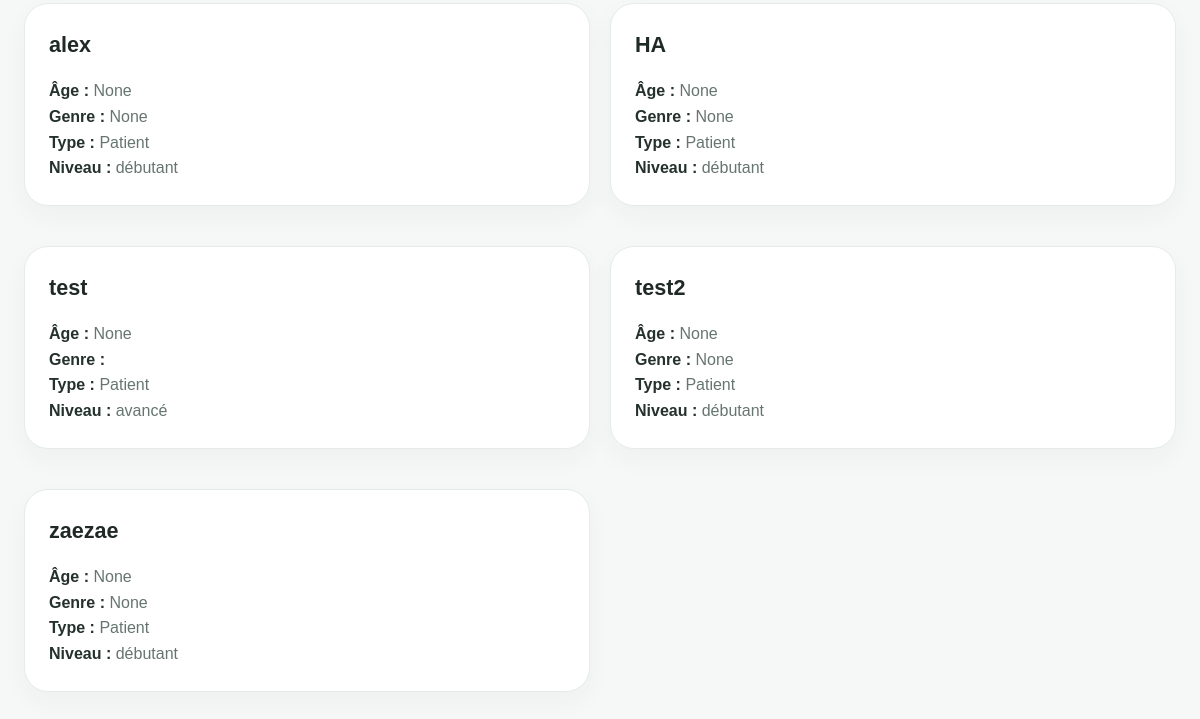
Page /members/ (signed in, lower part) on the earlier database version.
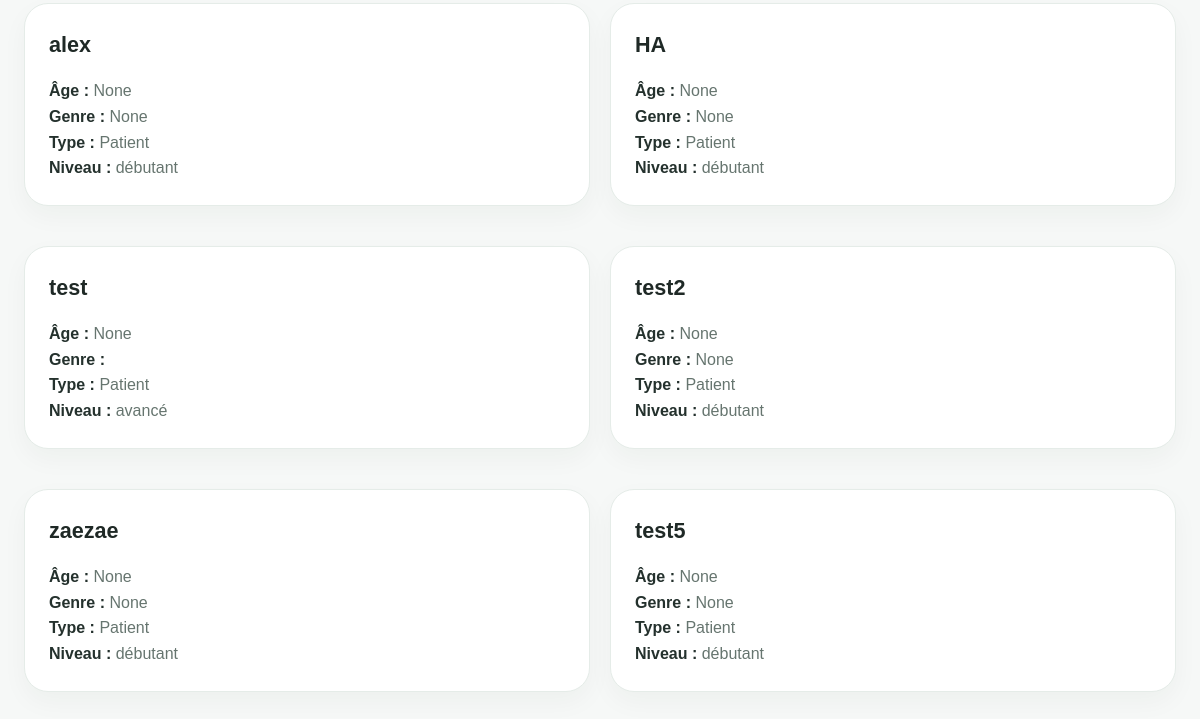
Same page on the later database version.
### hopital/models.py (models this page shows, shortened)
class Profil(models.Model):
    user = models.OneToOneField(User, on_delete=models.CASCADE)
    photo = models.ImageField(upload_to='photos/', blank=True, null=True)
    age = models.IntegerField(blank=True, null=True)
    genre = models.CharField(max_length=10, blank=True, null=True)
    date_naissance = models.DateField(blank=True, null=True)
    type_membre = models.CharField(max_length=50, blank=True, null=True)
    niveau = models.CharField(max_length=20, default='débutant')
    nb_connexions = models.IntegerField(default=0)
    nb_actions = models.IntegerField(default=0)
    statut = models.CharField(max_length=20, default='non validé')
    date_inscription = models.DateTimeField(auto_now_add=True)
    valide = models.BooleanField(default=False)

### hopital/views.py (the view)
# urls.py: path("members/", views.members, name="members"),
@login_required
def members(request):
    profils = Profil.objects.select_related("user").all()
    q = request.GET.get("q")
    if q:
        profils = profils.filter(user__username__icontains=q)
    return render(request, "hopital/members.html", {
        "profils": profils
    })

### hopital/templates/hopital/members.html (shortened to what this page needs)
{% load static %}
<!DOCTYPE html>
<html lang="fr">
<head>
  <link rel="stylesheet" href="{% static 'hopital/CSS/style.css' %}">
</head>
<body>
<main class="dashboard-page">
  <div class="container">
    <section class="profile-grid">
      {% for profil in profils %}
        <div class="profile-card">
          <h2>{{ profil.user.username }}</h2>
          <ul class="profile-list">
            <li><strong>Âge :</strong> {{ profil.age }}</li>
            <li><strong>Genre :</strong> {{ profil.genre }}</li>
            <li><strong>Type :</strong> {{ profil.type_membre }}</li>
            <li><strong>Niveau :</strong> {{ profil.niveau }}</li>
          </ul>
        </div>
      {% empty %}
        <p>Aucun membre trouvé.</p>
      {% endfor %}
    </section>
  </div>
</main>
</body>
</html>

Differences in the rows shown:
added Profil: user.username "test5", age "None", genre "None", type_membre "Patient", niveau "débutant"
